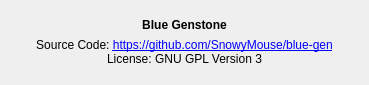
<?xml version="1.0" encoding="UTF-8"?>
<ui version="4.0">
 <class>AboutDialog</class>
 <widget class="QDialog" name="AboutDialog">
  <property name="geometry">
   <rect>
    <x>0</x>
    <y>0</y>
    <width>369</width>
    <height>85</height>
   </rect>
  </property>
  <property name="sizePolicy">
   <sizepolicy hsizetype="Minimum" vsizetype="Minimum">
    <horstretch>0</horstretch>
    <verstretch>0</verstretch>
   </sizepolicy>
  </property>
  <property name="minimumSize">
   <size>
    <width>0</width>
    <height>0</height>
   </size>
  </property>
  <property name="maximumSize">
   <size>
    <width>16777215</width>
    <height>16777215</height>
   </size>
  </property>
  <property name="windowTitle">
   <string>About</string>
  </property>
  <layout class="QVBoxLayout" name="verticalLayout">
   <property name="spacing">
    <number>0</number>
   </property>
   <property name="leftMargin">
    <number>0</number>
   </property>
   <property name="topMargin">
    <number>0</number>
   </property>
   <property name="rightMargin">
    <number>0</number>
   </property>
   <property name="bottomMargin">
    <number>0</number>
   </property>
   <item>
    <widget class="QWidget" name="widget" native="true">
     <property name="sizePolicy">
      <sizepolicy hsizetype="Preferred" vsizetype="Fixed">
       <horstretch>0</horstretch>
       <verstretch>0</verstretch>
      </sizepolicy>
     </property>
     <layout class="QVBoxLayout" name="verticalLayout_2">
      <property name="leftMargin">
       <number>9</number>
      </property>
      <property name="topMargin">
       <number>9</number>
      </property>
      <property name="rightMargin">
       <number>9</number>
      </property>
      <property name="bottomMargin">
       <number>9</number>
      </property>
      <item>
       <widget class="QLabel" name="label_2">
        <property name="sizePolicy">
         <sizepolicy hsizetype="Preferred" vsizetype="Fixed">
          <horstretch>0</horstretch>
          <verstretch>0</verstretch>
         </sizepolicy>
        </property>
        <property name="text">
         <string>&lt;html&gt;&lt;head/&gt;&lt;body&gt;&lt;p&gt;&lt;span style=&quot; font-weight:600;&quot;&gt;Blue Genstone&lt;/span&gt;&lt;/p&gt;&lt;/body&gt;&lt;/html&gt;</string>
        </property>
        <property name="alignment">
         <set>Qt::AlignCenter</set>
        </property>
       </widget>
      </item>
      <item>
       <widget class="QLabel" name="label">
        <property name="sizePolicy">
         <sizepolicy hsizetype="Preferred" vsizetype="Fixed">
          <horstretch>0</horstretch>
          <verstretch>0</verstretch>
         </sizepolicy>
        </property>
        <property name="text">
         <string>&lt;html&gt;&lt;head/&gt;&lt;body&gt;&lt;p&gt;Source Code: &lt;a href=&quot;https://github.com/SnowyMouse/blue-gen&quot;&gt;https://github.com/SnowyMouse/blue-gen&lt;/a&gt;&lt;br /&gt;License: GNU GPL Version 3&lt;/p&gt;&lt;/body&gt;&lt;/html&gt;</string>
        </property>
        <property name="alignment">
         <set>Qt::AlignHCenter|Qt::AlignTop</set>
        </property>
       </widget>
      </item>
     </layout>
    </widget>
   </item>
  </layout>
 </widget>
 <resources/>
 <connections/>
</ui>
